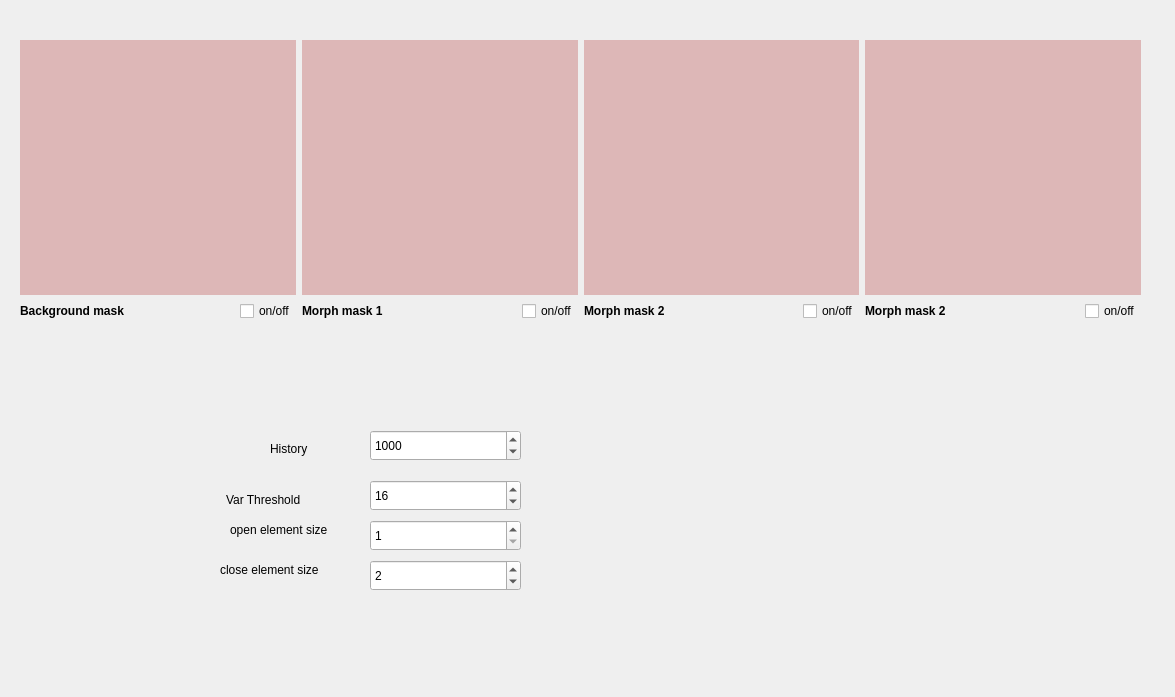
<?xml version="1.0" encoding="UTF-8"?>
<ui version="4.0">
 <class>ParamsForm</class>
 <widget class="QWidget" name="ParamsForm">
  <property name="geometry">
   <rect>
    <x>0</x>
    <y>0</y>
    <width>1175</width>
    <height>697</height>
   </rect>
  </property>
  <property name="windowTitle">
   <string>Form</string>
  </property>
  <widget class="QSpinBox" name="history_spinbox">
   <property name="geometry">
    <rect>
     <x>370</x>
     <y>430</y>
     <width>151</width>
     <height>31</height>
    </rect>
   </property>
   <property name="minimum">
    <number>100</number>
   </property>
   <property name="maximum">
    <number>10000</number>
   </property>
   <property name="singleStep">
    <number>50</number>
   </property>
   <property name="value">
    <number>1000</number>
   </property>
  </widget>
  <widget class="QSpinBox" name="varthreshold_spinbox">
   <property name="geometry">
    <rect>
     <x>370</x>
     <y>480</y>
     <width>151</width>
     <height>31</height>
    </rect>
   </property>
   <property name="minimum">
    <number>1</number>
   </property>
   <property name="maximum">
    <number>100</number>
   </property>
   <property name="singleStep">
    <number>1</number>
   </property>
   <property name="value">
    <number>16</number>
   </property>
  </widget>
  <widget class="QSpinBox" name="openelementsize_spinbox">
   <property name="geometry">
    <rect>
     <x>370</x>
     <y>520</y>
     <width>151</width>
     <height>31</height>
    </rect>
   </property>
   <property name="minimum">
    <number>1</number>
   </property>
   <property name="maximum">
    <number>15</number>
   </property>
   <property name="singleStep">
    <number>1</number>
   </property>
   <property name="value">
    <number>1</number>
   </property>
  </widget>
  <widget class="QSpinBox" name="closeelementsize_spinbox">
   <property name="geometry">
    <rect>
     <x>370</x>
     <y>560</y>
     <width>151</width>
     <height>31</height>
    </rect>
   </property>
   <property name="minimum">
    <number>1</number>
   </property>
   <property name="maximum">
    <number>15</number>
   </property>
   <property name="singleStep">
    <number>1</number>
   </property>
   <property name="value">
    <number>2</number>
   </property>
  </widget>
  <widget class="QLabel" name="label_18">
   <property name="geometry">
    <rect>
     <x>270</x>
     <y>440</y>
     <width>67</width>
     <height>17</height>
    </rect>
   </property>
   <property name="text">
    <string>History</string>
   </property>
  </widget>
  <widget class="QLabel" name="label_19">
   <property name="geometry">
    <rect>
     <x>226</x>
     <y>490</y>
     <width>101</width>
     <height>20</height>
    </rect>
   </property>
   <property name="text">
    <string>Var Threshold</string>
   </property>
  </widget>
  <widget class="QLabel" name="label_20">
   <property name="geometry">
    <rect>
     <x>230</x>
     <y>520</y>
     <width>141</width>
     <height>20</height>
    </rect>
   </property>
   <property name="text">
    <string>open element size</string>
   </property>
  </widget>
  <widget class="QLabel" name="label_21">
   <property name="geometry">
    <rect>
     <x>220</x>
     <y>560</y>
     <width>141</width>
     <height>20</height>
    </rect>
   </property>
   <property name="text">
    <string>close element size</string>
   </property>
  </widget>
  <widget class="QWidget" name="">
   <property name="geometry">
    <rect>
     <x>20</x>
     <y>40</y>
     <width>1121</width>
     <height>281</height>
    </rect>
   </property>
   <layout class="QHBoxLayout" name="BgSubtractionRowLayout">
    <property name="sizeConstraint">
     <enum>QLayout::SetDefaultConstraint</enum>
    </property>
    <item>
     <layout class="QVBoxLayout" name="verticalLayout_17" stretch="0,0">
      <item>
       <widget class="ClickableLabel" name="label1">
        <property name="sizePolicy">
         <sizepolicy hsizetype="Preferred" vsizetype="Preferred">
          <horstretch>1</horstretch>
          <verstretch>1</verstretch>
         </sizepolicy>
        </property>
        <property name="autoFillBackground">
         <bool>false</bool>
        </property>
        <property name="styleSheet">
         <string notr="true">Background-color: rgb(221, 183, 183)</string>
        </property>
        <property name="text">
         <string/>
        </property>
       </widget>
      </item>
      <item>
       <layout class="QHBoxLayout" name="horizontalLayout_17" stretch="0,0">
        <item>
         <widget class="QLabel" name="label_17">
          <property name="sizePolicy">
           <sizepolicy hsizetype="Preferred" vsizetype="Preferred">
            <horstretch>0</horstretch>
            <verstretch>0</verstretch>
           </sizepolicy>
          </property>
          <property name="font">
           <font>
            <weight>75</weight>
            <bold>true</bold>
           </font>
          </property>
          <property name="text">
           <string>Background mask</string>
          </property>
          <property name="textFormat">
           <enum>Qt::AutoText</enum>
          </property>
          <property name="alignment">
           <set>Qt::AlignLeading|Qt::AlignLeft|Qt::AlignVCenter</set>
          </property>
          <property name="textInteractionFlags">
           <set>Qt::NoTextInteraction</set>
          </property>
         </widget>
        </item>
        <item>
         <widget class="QCheckBox" name="checkBox_18">
          <property name="sizePolicy">
           <sizepolicy hsizetype="Fixed" vsizetype="Fixed">
            <horstretch>0</horstretch>
            <verstretch>0</verstretch>
           </sizepolicy>
          </property>
          <property name="text">
           <string>on/off</string>
          </property>
         </widget>
        </item>
       </layout>
      </item>
     </layout>
    </item>
    <item>
     <layout class="QVBoxLayout" name="verticalLayout" stretch="0,0">
      <property name="sizeConstraint">
       <enum>QLayout::SetFixedSize</enum>
      </property>
      <item>
       <widget class="ClickableLabel" name="label2">
        <property name="sizePolicy">
         <sizepolicy hsizetype="Preferred" vsizetype="Preferred">
          <horstretch>1</horstretch>
          <verstretch>1</verstretch>
         </sizepolicy>
        </property>
        <property name="autoFillBackground">
         <bool>false</bool>
        </property>
        <property name="styleSheet">
         <string notr="true">Background-color: rgb(221, 183, 183)</string>
        </property>
        <property name="text">
         <string/>
        </property>
       </widget>
      </item>
      <item>
       <layout class="QHBoxLayout" name="horizontalLayout" stretch="0,0">
        <item>
         <widget class="QLabel" name="label">
          <property name="sizePolicy">
           <sizepolicy hsizetype="Preferred" vsizetype="Preferred">
            <horstretch>0</horstretch>
            <verstretch>0</verstretch>
           </sizepolicy>
          </property>
          <property name="font">
           <font>
            <weight>75</weight>
            <bold>true</bold>
           </font>
          </property>
          <property name="text">
           <string>Morph mask 1</string>
          </property>
          <property name="alignment">
           <set>Qt::AlignLeading|Qt::AlignLeft|Qt::AlignVCenter</set>
          </property>
         </widget>
        </item>
        <item>
         <widget class="QCheckBox" name="checkBox_2">
          <property name="sizePolicy">
           <sizepolicy hsizetype="Fixed" vsizetype="Fixed">
            <horstretch>0</horstretch>
            <verstretch>0</verstretch>
           </sizepolicy>
          </property>
          <property name="text">
           <string>on/off</string>
          </property>
         </widget>
        </item>
       </layout>
      </item>
     </layout>
    </item>
    <item>
     <layout class="QVBoxLayout" name="verticalLayout_5" stretch="0,0">
      <item>
       <widget class="ClickableLabel" name="label3">
        <property name="sizePolicy">
         <sizepolicy hsizetype="Preferred" vsizetype="Preferred">
          <horstretch>1</horstretch>
          <verstretch>1</verstretch>
         </sizepolicy>
        </property>
        <property name="autoFillBackground">
         <bool>false</bool>
        </property>
        <property name="styleSheet">
         <string notr="true">Background-color: rgb(221, 183, 183)</string>
        </property>
        <property name="text">
         <string/>
        </property>
       </widget>
      </item>
      <item>
       <layout class="QHBoxLayout" name="horizontalLayout_5" stretch="0,0">
        <item>
         <widget class="QLabel" name="label_5">
          <property name="sizePolicy">
           <sizepolicy hsizetype="Preferred" vsizetype="Preferred">
            <horstretch>0</horstretch>
            <verstretch>0</verstretch>
           </sizepolicy>
          </property>
          <property name="font">
           <font>
            <weight>75</weight>
            <bold>true</bold>
           </font>
          </property>
          <property name="text">
           <string>Morph mask 2</string>
          </property>
          <property name="alignment">
           <set>Qt::AlignLeading|Qt::AlignLeft|Qt::AlignVCenter</set>
          </property>
         </widget>
        </item>
        <item>
         <widget class="QCheckBox" name="checkBox_6">
          <property name="sizePolicy">
           <sizepolicy hsizetype="Fixed" vsizetype="Fixed">
            <horstretch>0</horstretch>
            <verstretch>0</verstretch>
           </sizepolicy>
          </property>
          <property name="text">
           <string>on/off</string>
          </property>
         </widget>
        </item>
       </layout>
      </item>
     </layout>
    </item>
    <item>
     <layout class="QVBoxLayout" name="verticalLayout_8" stretch="0,0">
      <item>
       <widget class="ClickableLabel" name="label4">
        <property name="sizePolicy">
         <sizepolicy hsizetype="Preferred" vsizetype="Preferred">
          <horstretch>1</horstretch>
          <verstretch>1</verstretch>
         </sizepolicy>
        </property>
        <property name="autoFillBackground">
         <bool>false</bool>
        </property>
        <property name="styleSheet">
         <string notr="true">Background-color: rgb(221, 183, 183)</string>
        </property>
        <property name="text">
         <string/>
        </property>
       </widget>
      </item>
      <item>
       <layout class="QHBoxLayout" name="horizontalLayout_8" stretch="0,0">
        <item>
         <widget class="QLabel" name="label_8">
          <property name="sizePolicy">
           <sizepolicy hsizetype="Preferred" vsizetype="Preferred">
            <horstretch>0</horstretch>
            <verstretch>0</verstretch>
           </sizepolicy>
          </property>
          <property name="font">
           <font>
            <weight>75</weight>
            <bold>true</bold>
           </font>
          </property>
          <property name="text">
           <string>Morph mask 2</string>
          </property>
          <property name="alignment">
           <set>Qt::AlignLeading|Qt::AlignLeft|Qt::AlignVCenter</set>
          </property>
         </widget>
        </item>
        <item>
         <widget class="QCheckBox" name="checkBox_9">
          <property name="sizePolicy">
           <sizepolicy hsizetype="Fixed" vsizetype="Fixed">
            <horstretch>0</horstretch>
            <verstretch>0</verstretch>
           </sizepolicy>
          </property>
          <property name="text">
           <string>on/off</string>
          </property>
         </widget>
        </item>
       </layout>
      </item>
     </layout>
    </item>
   </layout>
  </widget>
  <zorder>label2</zorder>
  <zorder>checkBox_2</zorder>
  <zorder>label</zorder>
  <zorder>label2</zorder>
  <zorder>label_input_3</zorder>
  <zorder>label_input_4</zorder>
  <zorder>layoutWidget</zorder>
  <zorder>layoutWidget_2</zorder>
  <zorder>history_spinbox</zorder>
  <zorder>varthreshold_spinbox</zorder>
  <zorder>openelementsize_spinbox</zorder>
  <zorder>closeelementsize_spinbox</zorder>
  <zorder>label_18</zorder>
  <zorder>label_19</zorder>
  <zorder>label_20</zorder>
  <zorder>label_21</zorder>
 </widget>
 <customwidgets>
  <customwidget>
   <class>ClickableLabel</class>
   <extends>QLabel</extends>
   <header>clickablelabel.h</header>
  </customwidget>
 </customwidgets>
 <resources/>
 <connections/>
</ui>
